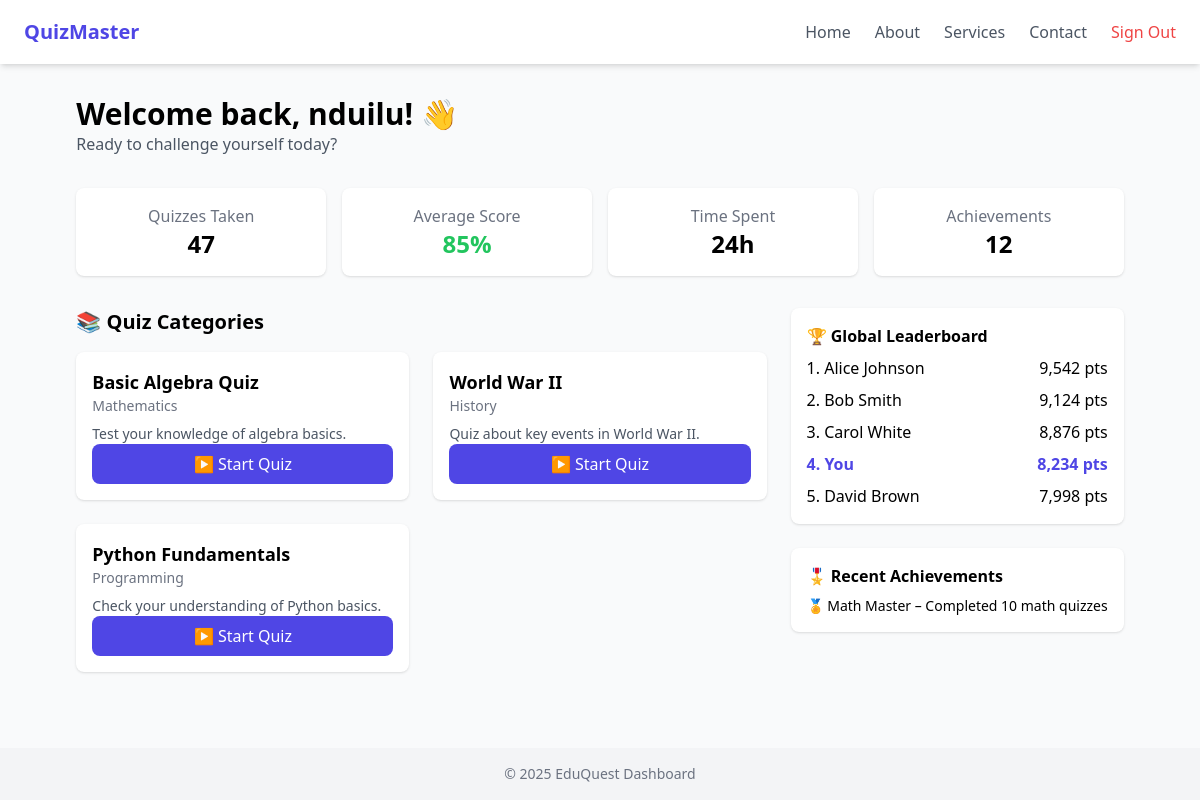
The app's page /quizzes/ (signed in) with its own data.
### quizzes/models.py (models this page shows, shortened)
class Quiz(models.Model):
    title = models.CharField(max_length=255)
    slug = models.SlugField(max_length=255, unique=True)
    description = models.TextField(blank=True)
    category = models.ForeignKey(Category, related_name='quizzes', on_delete=models.SET_NULL, null=True, blank=True)
    time_per_question = models.PositiveIntegerField(help_text='Seconds per question', default=30)
    randomize_questions = models.BooleanField(default=True)
    created_at = models.DateTimeField(auto_now_add=True)
    updated_at = models.DateTimeField(auto_now=True)
    published = models.BooleanField(default=True)

class Category(models.Model):
    name = models.CharField(max_length=100, unique=True)
    slug = models.SlugField(max_length=120, unique=True)

### quizzes/views.py (the view)
# urls.py: path("", views.QuizListView.as_view(), name="quiz_list"),
class QuizListView(ListView):
    model = Quiz
    template_name = 'quizzes/quiz_list.html'
    queryset = Quiz.objects.filter(published=True)

### quizzes/templates/quizzes/quiz_list.html (shortened to what this page needs)
{% extends "quizzes/base_dashboard.html" %}
{% load static %}
{% block content %}
<div class="mb-8">
  <h1 class="text-3xl font-bold">Welcome back, {{ user.username|default:"Student" }}! 👋</h1>
  <p class="text-gray-600">Ready to challenge yourself today?</p>
</div>
<div class="grid grid-cols-2 md:grid-cols-4 gap-4 mb-8">
  <div class="bg-white p-4 shadow rounded-lg text-center">
    <p class="text-gray-500">Quizzes Taken</p>
    <p class="text-2xl font-bold">47</p>
  </div>
  <div class="bg-white p-4 shadow rounded-lg text-center">
    <p class="text-gray-500">Average Score</p>
    <p class="text-2xl font-bold text-green-500">85%</p>
  </div>
  <div class="bg-white p-4 shadow rounded-lg text-center">
    <p class="text-gray-500">Time Spent</p>
    <p class="text-2xl font-bold">24h</p>
  </div>
  <div class="bg-white p-4 shadow rounded-lg text-center">
    <p class="text-gray-500">Achievements</p>
    <p class="text-2xl font-bold">12</p>
  </div>
</div>
<div class="grid lg:grid-cols-3 gap-6">
  <div class="lg:col-span-2">
    <h2 class="text-xl font-semibold mb-4">📚 Quiz Categories</h2>
    <div class="grid md:grid-cols-2 gap-6">
      {% for quiz in object_list %}
        <div class="bg-white p-4 shadow rounded-lg flex flex-col">
          <h3 class="text-lg font-semibold">{{ quiz.title }}</h3>
          <p class="text-sm text-gray-500">{{ quiz.category.name }}</p>
          <p class="mt-2 text-sm text-gray-600">{{ quiz.description|truncatewords:15 }}</p>
          <a href="{% url 'quizzes:quiz_detail' quiz.pk %}"
             class="mt-auto inline-block bg-indigo-600 hover:bg-indigo-700 text-white text-center py-2 px-4 rounded-lg">
             ▶ Start Quiz
          </a>
        </div>
      {% empty %}
        <p>No quizzes available yet.</p>
      {% endfor %}
    </div>
  </div>
  <div class="space-y-6">
    <div class="bg-white p-4 shadow rounded-lg">
      <h2 class="font-semibold mb-2">🏆 Global Leaderboard</h2>
      <ul class="space-y-2">
        <li class="flex justify-between"><span>1. Alice Johnson</span><span>9,542 pts</span></li>
        <li class="flex justify-between"><span>2. Bob Smith</span><span>9,124 pts</span></li>
        <li class="flex justify-between"><span>3. Carol White</span><span>8,876 pts</span></li>
        <li class="flex justify-between text-indigo-600 font-semibold"><span>4. You</span><span>8,234 pts</span></li>
        <li class="flex justify-between"><span>5. David Brown</span><span>7,998 pts</span></li>
      </ul>
    </div>
    <div class="bg-white p-4 shadow rounded-lg">
      <h2 class="font-semibold mb-2">🎖️ Recent Achievements</h2>
      <p class="text-sm">🏅 Math Master – Completed 10 math quizzes</p>
    </div>
  </div>
</div>
{% endblock %}

### records on screen
Quiz: title "Basic Algebra Quiz", category.name "Mathematics", description "Test your knowledge of algebra basics."
Quiz: title "World War II", category.name "History", description "Quiz about key events in World War II."
Quiz: title "Python Fundamentals", category.name "Programming", description "Check your understanding of Python basics."

### other values on screen
{{ user.username|default:"Student" }} "nduilu"
